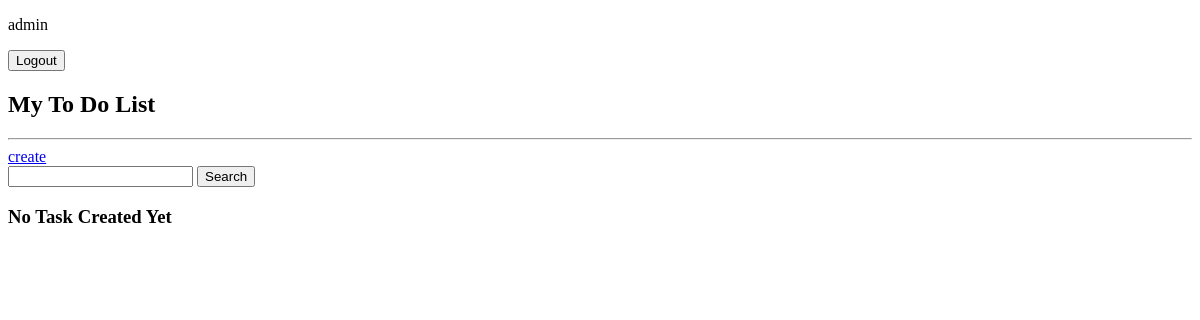
Before: / (signed in) with the older database file.
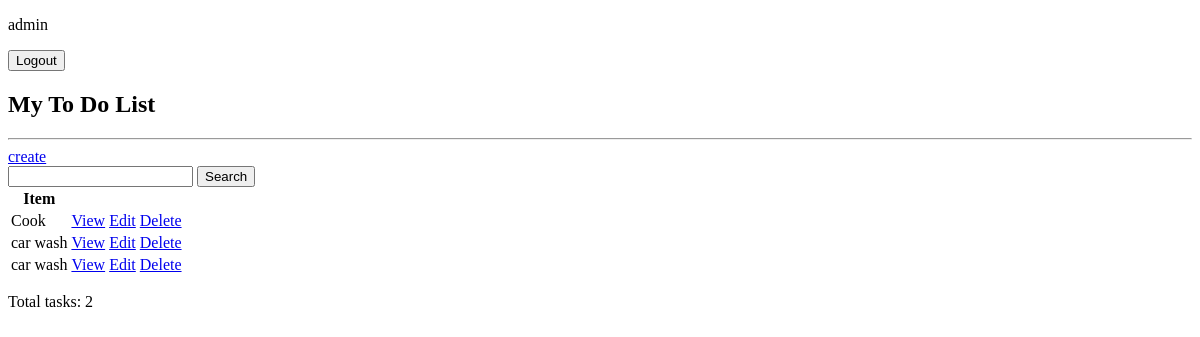
After: the same page with the newer database file.
### base/models.py (models this page shows, shortened)
class Task(models.Model):
    user = models.ForeignKey(User, on_delete=models.CASCADE, null=True, blank=True)
    title = models.CharField(max_length=200)
    description = models.TextField(null=True, blank=True)
    complete = models.BooleanField(default=False)
    created = models.DateTimeField(auto_now_add=True)
    class Meta:
        ordering = ['complete']

### base/views.py (the view)
# urls.py: path('', TaskList.as_view(), name="tasks"),
class TaskList(LoginRequiredMixin, ListView):
    model = Task
    context_object_name = 'tasks'
    def get_context_data(self, **kwargs):
        context = super().get_context_data(**kwargs)
        context['tasks'] = context['tasks'].filter(user=self.request.user)
        context['count'] = context['tasks'].filter(complete=False).count()
        search_input = self.request.GET.get('search-area') or ''
        if search_input:
            context['tasks'] = context['tasks'].filter(title__icontains=search_input)
        context['search_input'] = search_input
        return context

### base/templates/base/task_list.html (shortened to what this page needs)
<!DOCTYPE html>
<html lang="en">
<head>
</head>
<body>
    {% if request.user.is_authenticated %}
        <p>{{request.user}}</p>
        <form method="POST" action="{% url "logout" %}">
            <button type="submit">Logout</button>
        </form>
    {% else %}
        <a href="{% url "login" %}">Login</a>
    {% endif %}
    <h2>My To Do List </h2>
    <hr>
    <a href="task_create">create</a> <br>
    <form method="GET">
        <input type="text" name="search-area" value="{{ search_input }}">
        <input type="submit" value="Search">
    </form>
    {% if tasks %}
        <table>
            <tr>
                <th>Item</th>
                <th></th>
            </tr>
            {% for task in tasks %}
            <tr>
                <td> {{task.title}} </td>
                <td><a href="{% url "task" task.id %}">View</a></td>
                <td><a href="{% url "task_update" task.id %}">Edit</a></td>
                <td><a href="{% url "task_delete" task.id %}">Delete</a></td>
            </tr>
            {% empty %}
            <h3>No item in the list</h3>
            {% endfor %}
        </table>
        <p>Total tasks: {{ count }}</p>
    {% else %}
        <h3>No Task Created Yet</h3>
    {% endif %}
</body>
</html>

Changed rows visible on the page:
added Task: title "Cook"
added Task: title "car wash"
added Task: title "car wash"
Other visible differences:
{{ count }}: (not shown) → "2"
text no longer shown: "No Task Created Yet"
text now shown: "Item Total tasks:"
